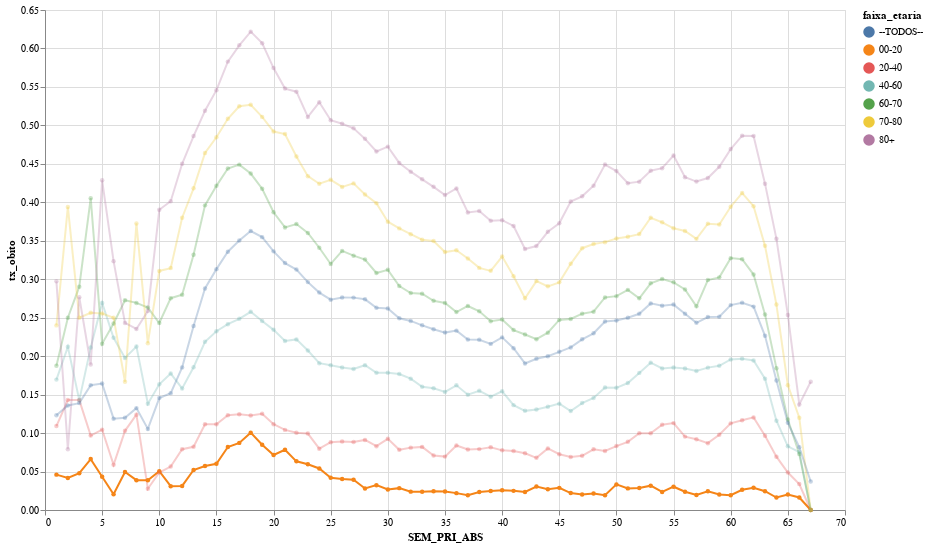

Notebook code for this chart:
### Markdown cell above
### Taxa de óbito por faixa etária

### Code cell
#collapse

cat2 = 'faixa_etaria'
index_cols = [cat1,cat2]
selection_dict = {'CS_RACA':"!= ['ignorado','nd','indigena','amarela']",'idade_anos':' >= 0'}#, 'EVOLUCAO':"== ['cura','obito']"}
dataFrame2Chart(df_srag,index_cols,selection_dict)

### Figure 1 — Vega-Lite specification as saved in the notebook (floating-point values rounded to 4 significant figures; data arrays with more than 128 entries replaced by an {"elided": "..."} marker saying what was removed)
{"config": {"view": {"continuousWidth": 400, "continuousHeight": 300}, "point": {"size": 20}}, "data": {"name": "data-ecfd502b3dd259e4bd00ec8c9181c2b5"}, "mark": {"type": "line", "point": true, "strokeWidth": 2}, "encoding": {"color": {"type": "nominal", "field": "faixa_etaria"}, "opacity": {"condition": {"value": 1.0, "selection": "Selecione"}, "value": 0.3}, "tooltip": [{"type": "quantitative", "field": "SEM_PRI_ABS"}, {"type": "nominal", "field": "faixa_etaria"}, {"type": "quantitative", "field": "cura"}, {"type": "quantitative", "field": "ignorado"}, {"type": "quantitative", "field": "nd"}, {"type": "quantitative", "field": "obito"}, {"type": "quantitative", "field": "obito_outras_causas"}, {"type": "quantitative", "field": "total"}, {"type": "quantitative", "field": "tx_obito"}], "x": {"type": "quantitative", "field": "SEM_PRI_ABS"}, "y": {"type": "quantitative", "field": "tx_obito"}}, "height": 500, "selection": {"Selecione": {"type": "single", "fields": ["faixa_etaria"], "init": {"faixa_etaria": "00-20"}, "bind": {"faixa_etaria": {"input": "select", "options": ["00-20", "20-40", "40-60", "60-70", "70-80", "80+", "--TODOS--"]}}}}, "width": 800, "$schema": "https://vega.github.io/schema/vega-lite/v4.8.1.json", "datasets": {"data-ecfd502b3dd259e4bd00ec8c9181c2b5": {"elided": "469 records"}}}
